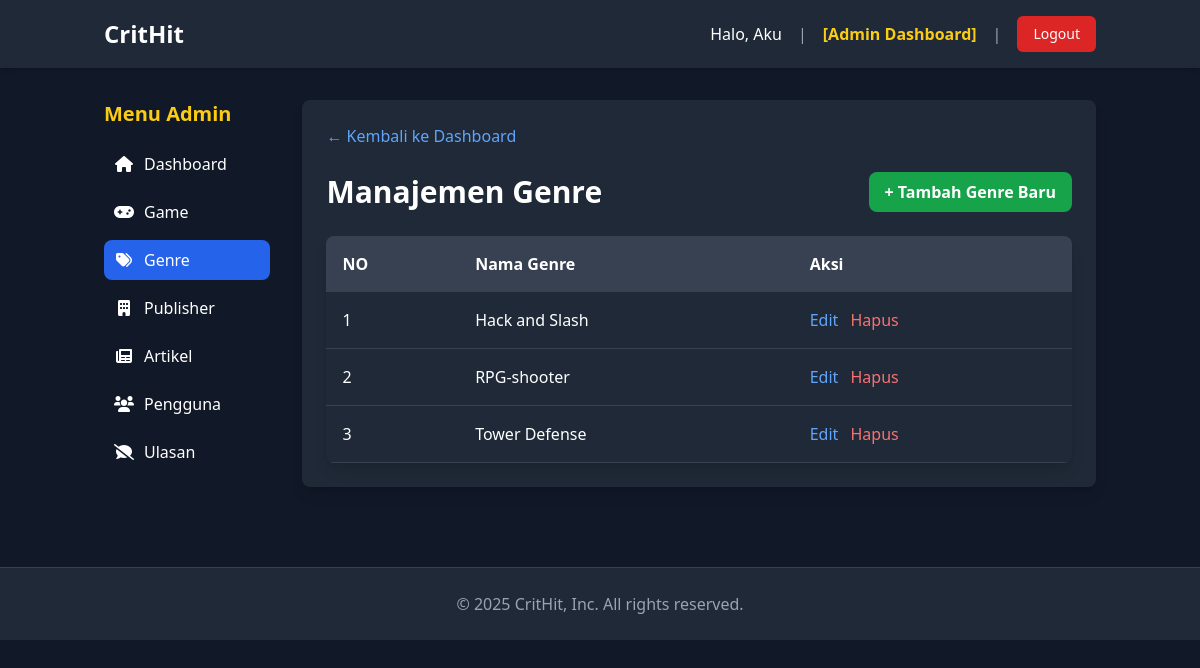
/admin/index.php?page=manage_genres (signed in), run on the app's committed database.
### tables this page shows
CREATE TABLE `genres` (
  `id` int(11) NOT NULL,
  `name` varchar(50) NOT NULL
);

### admin/genres/manage_genres.php (the view, shortened to what this page needs)
<?php
$genres = [];
try {
    $sql = "SELECT * FROM genres ORDER BY name ASC";
    $stmt = $pdo->prepare($sql);
    $stmt->execute();
    $genres = $stmt->fetchAll();
} catch (PDOException $e) {
    $error_db = "Error mengambil data genre: " . $e->getMessage();
}
?>
<a href="index.php?page=dashboard" class="text-blue-400 hover:text-blue-300 mb-6 inline-block">&larr; Kembali ke Dashboard</a>
<div class="flex justify-between items-center mb-6">
    <h1 class="text-3xl font-bold">Manajemen Genre</h1>
    <a href="index.php?page=genre_tambah" class="bg-green-600 text-white px-4 py-2 rounded-lg font-bold hover:bg-green-700">
        + Tambah Genre Baru
    </a>
</div>
<div class="bg-gray-800 rounded-lg shadow-lg overflow-hidden">
    <table class="w-full">
        <thead class="bg-gray-700">
            <tr>
                <th class="p-4 text-left">NO</th>
                <th class="p-4 text-left">Nama Genre</th>
                <th class="p-4 text-left">Aksi</th>
            </tr>
        </thead>
        <tbody>
            <?php if (empty($genres)): ?>
                <tr>
                    <td colspan="3" class="p-4 text-center text-gray-400">
                        Belum ada genre di database.
                    </td>
                </tr>
            <?php else:
                $no = 1;
                foreach ($genres as $genre): ?>
                    <tr class="border-b border-gray-700 hover:bg-gray-700">
                        <td class="p-4"><?php echo htmlspecialchars($no); ?></td>
                        <td class="p-4 font-medium"><?php echo htmlspecialchars($genre['name']); ?></td>
                        <td class="p-4">
                            <a href="index.php?page=genre_edit&id=<?php echo $genre['id']; ?>" class="text-blue-400 hover:text-blue-300 mr-2">Edit</a>
                            <a href="index.php?page=genre_hapus&id=<?php echo $genre['id']; ?>" class="text-red-400 hover:text-red-300" onclick="return confirm('Anda yakin ingin menghapus genre ini? Ini bisa memengaruhi game yang ada.');">Hapus</a>
                        </td>
                    </tr>
                    <?php $no++; ?>
                <?php endforeach; ?>
            <?php endif; ?>
        </tbody>
    </table>
</div>

### data on the page
genres: name "Hack and Slash"
genres: name "RPG-shooter"
genres: name "Tower Defense"

### other printed values
$user_name "Aku"
